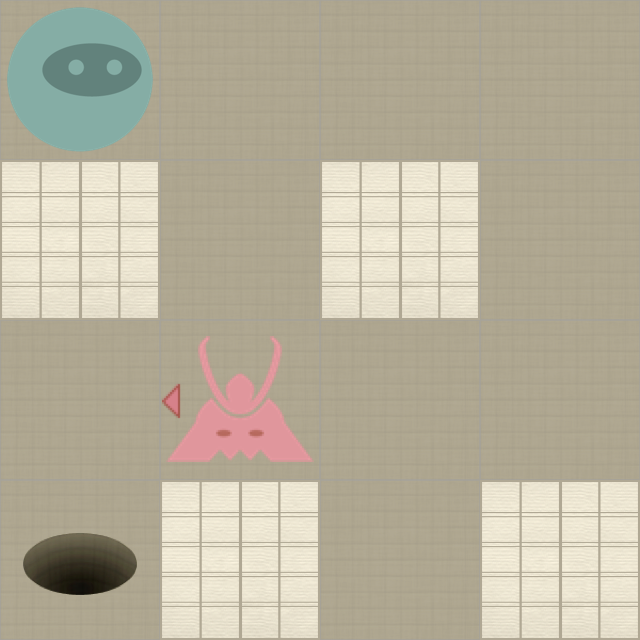

A 2D game scene composited from a Tiled map and its tileset images. What follows is a short description and the map's XML, with each tile layer's data collapsed to a summary:
An orthogonal 4x4 tile map with 160x160 px tiles, 2 tile layers (Level, Actors).

<map version="1.0" orientation="orthogonal" width="4" height="4" tilewidth="160" tileheight="160">
 <properties>
  <property name="moves" value="5" />
 </properties>
 <tileset firstgid="1" name="tiles" tilewidth="160" tileheight="160" spacing="2" margin="2">
  <image source="tiles-ipadhd.png" width="1024" height="1024" />
  <tile id="0">
   <properties>
    <property name="actor" value="exit" />
   </properties>
  </tile>
  <tile id="2">
   <properties>
    <property name="actor" value="guard" />
    <property name="direction" value="down" />
   </properties>
  </tile>
  <tile id="3">
   <properties>
    <property name="actor" value="guard" />
    <property name="direction" value="left" />
   </properties>
  </tile>
  <tile id="4">
   <properties>
    <property name="actor" value="guard" />
    <property name="direction" value="right" />
   </properties>
  </tile>
  <tile id="5">
   <properties>
    <property name="actor" value="guard" />
    <property name="direction" value="up" />
   </properties>
  </tile>
  <tile id="7">
   <properties>
    <property name="actor" value="player" />
   </properties>
  </tile>
  <tile id="8">
   <properties>
    <property name="actor" value="scroll" />
   </properties>
  </tile>
  <tile id="9">
   <properties>
    <property name="wall" value="1" />
   </properties>
  </tile>
 </tileset>
 <layer name="Level" width="4" height="4">
  <data>[16 cells, 16 non-empty, 2 distinct tile ids]</data>
 </layer>
 <layer name="Actors" width="4" height="4">
  <data>[16 cells, 3 non-empty, 3 distinct tile ids]</data>
 </layer>
</map>
